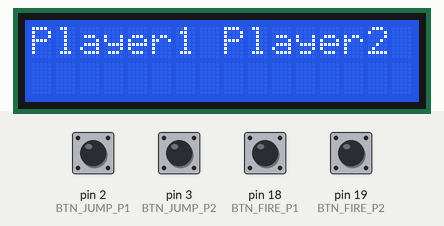
Recording of a program running on a simulated Arduino Mega 2560, built with avr-gcc and run on an emulated ATmega2560. On the bench: 16×2 character LCD. Inputs (shaded band) come from the test bench; at power-on: pin 2 (BTN_JUMP_P1), pin 3 (BTN_JUMP_P2), pin 18 (BTN_FIRE_P1), pin 19 (BTN_FIRE_P2) HIGH. What the program prints to the serial monitor is not drawn.

Above: at 1.2 s.
1.3 s: pin 2 (BTN_JUMP_P1) pulled LOW for 0.15 s
At 1.7 s:
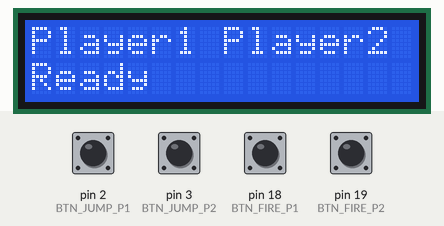
2.9 s: pin 3 (BTN_JUMP_P2) pulled LOW for 0.15 s
At 3.3 s:
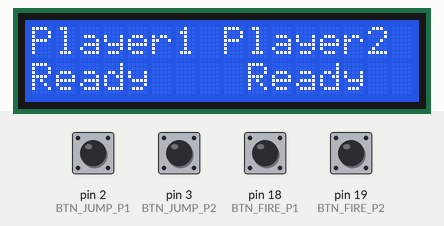
3.6 s: pin 18 (BTN_FIRE_P1) pulled LOW for 0.15 s
At 3.67 s:
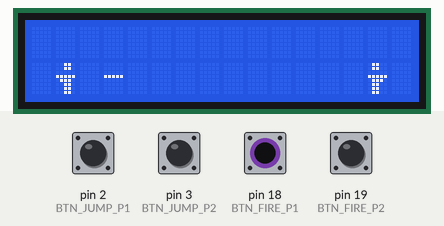
4.3 s: pin 3 (BTN_JUMP_P2) pulled LOW for 1 s
At 4.4 s:
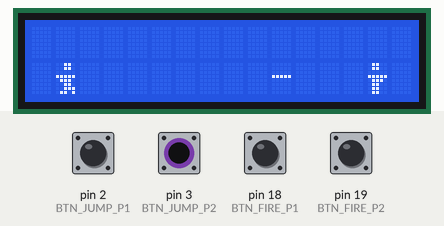
5.9 s: pin 19 (BTN_FIRE_P2) pulled LOW for 0.15 s
At 5.97 s:
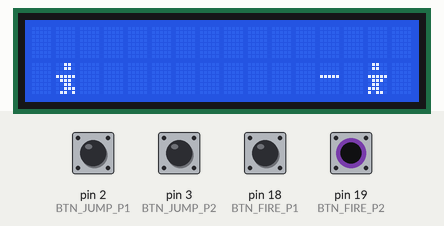
6.6 s: pin 2 (BTN_JUMP_P1) pulled LOW for 1 s
At 6.7 s:
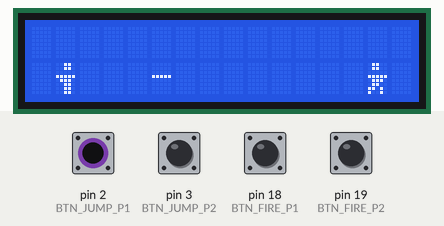
Timing chart, 0 to 9.2 s (numbered marks = the images above; inputs shaded):
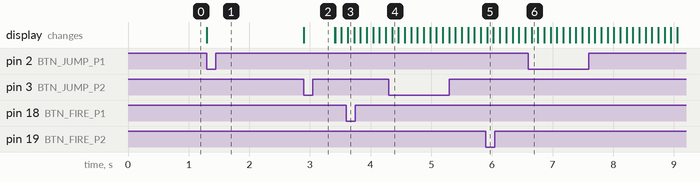

The program:

main.cpp
```cpp
#include <Arduino.h>
#include <LiquidCrystal.h>

// ============================================================
// PIN MAPPING (Mega2560)
// LCD : RS=12, E=11, D4=5, D5=6, D6=7, D7=8
// Jump: P1=Pin2 (INT0), P2=Pin3 (INT1)
// Fire: P1=Pin18 (INT5), P2=Pin19 (INT4)
// ============================================================
LiquidCrystal lcd(12, 11, 5, 6, 7, 8);

#define BTN_JUMP_P1  2
#define BTN_JUMP_P2  3
#define BTN_FIRE_P1  18
#define BTN_FIRE_P2  19

// ============================================================
// DEBOUNCE
// ============================================================
#define DEBOUNCE_MS 50  // ignore presses within 50ms of last press

unsigned long lastJump01 = 0;
unsigned long lastJump02 = 0;
unsigned long lastFire01 = 0;
unsigned long lastFire02 = 0;

// ============================================================
// TERRAIN & SPRITES
// ============================================================
#define TERRAIN_WIDTH      16
#define SPRITE_TERRAIN_EMPTY ' '
#define BULLET_CHAR        '-'
#define SPRITE_JUMP_UPPER  '.'

#define HERO1_POSITION     1
#define HERO2_POSITION     14

#define HERO1_RUN1  1
#define HERO1_RUN2  2
#define HERO1_RUN3  3
#define HERO2_RUN1  4
#define HERO2_RUN2  5
#define HERO2_RUN3  6

// ============================================================
// HERO STATE MACHINE
// ============================================================
#define HERO_POSITION_RUN_LOWER_1  1
#define HERO_POSITION_RUN_LOWER_2  2
#define HERO_POSITION_RUN_LOWER_3  3
#define HERO_POSITION_JUMP_1       4
#define HERO_POSITION_JUMP_2       5
#define HERO_POSITION_JUMP_3       6
#define HERO_POSITION_JUMP_4       7
#define HERO_POSITION_JUMP_5       8
#define HERO_POSITION_JUMP_6       9
#define HERO_POSITION_JUMP_7       10
#define HERO_POSITION_JUMP_8       11
#define HERO_POSITION_RUN_UPPER_1  12
#define HERO_POSITION_RUN_UPPER_2  13
#define HERO_POSITION_RUN_UPPER_3  14

// ============================================================
// GLOBALS
// ============================================================
static char terrainUpper[TERRAIN_WIDTH + 1];
static char terrainLower[TERRAIN_WIDTH + 1];

volatile bool jumpPushed01 = false;
volatile bool jumpPushed02 = false;
volatile bool firePushed01 = false;
volatile bool firePushed02 = false;

bool shown01 = false;
bool shown02 = false;

struct Bullet {
  int8_t x;
  int8_t row;
  int8_t dir;
  bool   active;
};

Bullet bullet01 = {-1, 1, +1, false};
Bullet bullet02 = {-1, 1, -1, false};

// ============================================================
// INTERRUPTS (with debounce)
// ============================================================
void onJump01() {
  unsigned long now = millis();
  if (now - lastJump01 >= DEBOUNCE_MS) {
    jumpPushed01 = true;
    lastJump01 = now;
  }
}

void onJump02() {
  unsigned long now = millis();
  if (now - lastJump02 >= DEBOUNCE_MS) {
    jumpPushed02 = true;
    lastJump02 = now;
  }
}

void onFire01() {
  unsigned long now = millis();
  if (now - lastFire01 >= DEBOUNCE_MS) {
    firePushed01 = true;
    lastFire01 = now;
  }
}

void onFire02() {
  unsigned long now = millis();
  if (now - lastFire02 >= DEBOUNCE_MS) {
    firePushed02 = true;
    lastFire02 = now;
  }
}

// ============================================================
// GRAPHICS
// ============================================================
void initializeGraphics() {
  static byte graphics[] = {
    // Hero 1 — gun pointing RIGHT →
    B00110, B00110, B00000, B11111, B01110, B00110, B00110, B00110,  // Frame 1
    B00110, B00110, B00000, B11111, B01110, B00110, B00111, B01101,  // Frame 2
    B00110, B00110, B00000, B11111, B01110, B00110, B01011, B01001,  // Frame 3
    // Hero 2 — gun pointing LEFT ←
    B01100, B01100, B00000, B11111, B01110, B01100, B01100, B01100,  // Frame 4
    B01100, B01100, B00000, B11111, B01110, B01100, B11100, B10110,  // Frame 5
    B01100, B01100, B00000, B11111, B01110, B01100, B11010, B10010,  // Frame 6
  };

  lcd.createChar(1, &graphics[0]);
  lcd.createChar(2, &graphics[8]);
  lcd.createChar(3, &graphics[16]);
  lcd.createChar(4, &graphics[24]);
  lcd.createChar(5, &graphics[32]);
  lcd.createChar(6, &graphics[40]);

  for (int i = 0; i < TERRAIN_WIDTH; i++) {
    terrainUpper[i] = SPRITE_TERRAIN_EMPTY;
    terrainLower[i] = SPRITE_TERRAIN_EMPTY;
  }
}

// ============================================================
// GET HERO ROW
// ============================================================
byte getHeroRow(byte heroPos) {
  if (heroPos >= HERO_POSITION_JUMP_3 && heroPos <= HERO_POSITION_RUN_UPPER_3) {
    return 0;  // upper row
  }
  return 1;  // lower row
}

// ============================================================
// DRAW HEROES
// ============================================================
void drawHeroes(byte pos1, byte pos2) {
  // Clear terrain buffer
  for (int i = 0; i < TERRAIN_WIDTH; i++) {
    terrainUpper[i] = SPRITE_TERRAIN_EMPTY;
    terrainLower[i] = SPRITE_TERRAIN_EMPTY;
  }

  // ---- Hero 1 ----
  switch (pos1) {
    case HERO_POSITION_RUN_LOWER_1: terrainLower[HERO1_POSITION] = HERO1_RUN1; break;
    case HERO_POSITION_RUN_LOWER_2: terrainLower[HERO1_POSITION] = HERO1_RUN2; break;
    case HERO_POSITION_RUN_LOWER_3: terrainLower[HERO1_POSITION] = HERO1_RUN3; break;
    case HERO_POSITION_JUMP_1:
    case HERO_POSITION_JUMP_8:      terrainLower[HERO1_POSITION] = HERO1_RUN1; break;
    case HERO_POSITION_JUMP_2:
    case HERO_POSITION_JUMP_7:
      terrainUpper[HERO1_POSITION] = SPRITE_JUMP_UPPER;
      terrainLower[HERO1_POSITION] = HERO1_RUN2;
      break;
    case HERO_POSITION_JUMP_3:
    case HERO_POSITION_JUMP_4:
    case HERO_POSITION_JUMP_5:
    case HERO_POSITION_JUMP_6:      terrainUpper[HERO1_POSITION] = HERO1_RUN1; break;
    case HERO_POSITION_RUN_UPPER_1: terrainUpper[HERO1_POSITION] = HERO1_RUN1; break;
    case HERO_POSITION_RUN_UPPER_2: terrainUpper[HERO1_POSITION] = HERO1_RUN2; break;
    case HERO_POSITION_RUN_UPPER_3: terrainUpper[HERO1_POSITION] = HERO1_RUN3; break;
  }

  // ---- Hero 2 ----
  switch (pos2) {
    case HERO_POSITION_RUN_LOWER_1: terrainLower[HERO2_POSITION] = HERO2_RUN1; break;
    case HERO_POSITION_RUN_LOWER_2: terrainLower[HERO2_POSITION] = HERO2_RUN2; break;
    case HERO_POSITION_RUN_LOWER_3: terrainLower[HERO2_POSITION] = HERO2_RUN3; break;
    case HERO_POSITION_JUMP_1:
    case HERO_POSITION_JUMP_8:      terrainLower[HERO2_POSITION] = HERO2_RUN1; break;
    case HERO_POSITION_JUMP_2:
    case HERO_POSITION_JUMP_7:
      terrainUpper[HERO2_POSITION] = SPRITE_JUMP_UPPER;
      terrainLower[HERO2_POSITION] = HERO2_RUN2;
      break;
    case HERO_POSITION_JUMP_3:
    case HERO_POSITION_JUMP_4:
    case HERO_POSITION_JUMP_5:
    case HERO_POSITION_JUMP_6:      terrainUpper[HERO2_POSITION] = HERO2_RUN1; break;
    case HERO_POSITION_RUN_UPPER_1: terrainUpper[HERO2_POSITION] = HERO2_RUN1; break;
    case HERO_POSITION_RUN_UPPER_2: terrainUpper[HERO2_POSITION] = HERO2_RUN2; break;
    case HERO_POSITION_RUN_UPPER_3: terrainUpper[HERO2_POSITION] = HERO2_RUN3; break;
  }

  // ---- Draw bullets ----
  if (bullet01.active) {
    if (bullet01.row == 0) terrainUpper[bullet01.x] = BULLET_CHAR;
    else                   terrainLower[bullet01.x] = BULLET_CHAR;
  }
  if (bullet02.active) {
    if (bullet02.row == 0) terrainUpper[bullet02.x] = BULLET_CHAR;
    else                   terrainLower[bullet02.x] = BULLET_CHAR;
  }

  // ---- Print both rows — no flicker! ----
  terrainUpper[TERRAIN_WIDTH] = '\0';
  terrainLower[TERRAIN_WIDTH] = '\0';
  lcd.setCursor(0, 0);
  lcd.print(terrainUpper);
  lcd.setCursor(0, 1);
  lcd.print(terrainLower);
}

// ============================================================
// ADVANCE HERO STATE
// ============================================================
void advanceHero(byte &heroPos, volatile bool &jumpPushed) {
  if (jumpPushed && heroPos <= HERO_POSITION_RUN_LOWER_3) {
    heroPos = HERO_POSITION_JUMP_1;
    jumpPushed = false;
    return;
  }
  jumpPushed = false;

  if (heroPos == HERO_POSITION_RUN_LOWER_3) { heroPos = HERO_POSITION_RUN_LOWER_1; return; }
  if (heroPos == HERO_POSITION_RUN_UPPER_3) { heroPos = HERO_POSITION_RUN_UPPER_1; return; }
  if (heroPos == HERO_POSITION_JUMP_8)      { heroPos = HERO_POSITION_RUN_LOWER_1; return; }

  ++heroPos;
}

// ============================================================
// BULLET SYSTEM
// ============================================================
void spawnBullet(Bullet &bullet, byte heroPos, byte startX, int8_t dir) {
  if (!bullet.active) {
    bullet.active = true;
    bullet.x      = startX + dir;
    bullet.row    = getHeroRow(heroPos);
    bullet.dir    = dir;
  }
}

void moveBullet(Bullet &bullet) {
  if (!bullet.active) return;
  bullet.x += bullet.dir;
  if (bullet.x < 0 || bullet.x >= TERRAIN_WIDTH) {
    bullet.active = false;
  }
}

bool checkHit(Bullet &bullet, byte heroX, byte heroPos) {
  if (!bullet.active) return false;
  if (bullet.x == heroX && bullet.row == getHeroRow(heroPos)) {
    bullet.active = false;
    return true;
  }
  return false;
}

// ============================================================
// RESET BULLETS
// ============================================================
void resetBullets() {
  bullet01.x = -1; bullet01.row = 1; bullet01.dir = +1; bullet01.active = false;
  bullet02.x = -1; bullet02.row = 1; bullet02.dir = -1; bullet02.active = false;
}

// ============================================================
// GAME OVER
// ============================================================
void gameOver(const char* winner) {
  lcd.clear();
  lcd.setCursor(0, 0);
  lcd.print(winner);
  lcd.setCursor(0, 1);
  lcd.print("Press to restart");

  // Clear flags before waiting
  jumpPushed01 = false;
  jumpPushed02 = false;

  // Wait for either player to press jump
  while (!jumpPushed01 && !jumpPushed02);
  delay(300);
}

// ============================================================
// SETUP
// ============================================================
void setup() {
  Serial.begin(115200);
  lcd.begin(16, 2);
  initializeGraphics();

  pinMode(BTN_JUMP_P1, INPUT_PULLUP);
  pinMode(BTN_JUMP_P2, INPUT_PULLUP);
  pinMode(BTN_FIRE_P1, INPUT_PULLUP);
  pinMode(BTN_FIRE_P2, INPUT_PULLUP);

  attachInterrupt(digitalPinToInterrupt(BTN_JUMP_P1), onJump01, FALLING);
  attachInterrupt(digitalPinToInterrupt(BTN_JUMP_P2), onJump02, FALLING);
  attachInterrupt(digitalPinToInterrupt(BTN_FIRE_P1), onFire01, FALLING);
  attachInterrupt(digitalPinToInterrupt(BTN_FIRE_P2), onFire02, FALLING);

  Serial.println("Setup complete!");
}

// ============================================================
// LOOP
// ============================================================
void loop() {
  static byte heroPos1 = HERO_POSITION_RUN_LOWER_1;
  static byte heroPos2 = HERO_POSITION_RUN_LOWER_1;
  static bool playing  = false;

  // ---- LOBBY ----
  if (!playing) {
    lcd.clear();
    lcd.setCursor(0, 0);
    lcd.print("Player1 Player2");

    shown01 = false;
    shown02 = false;
    jumpPushed01 = false;
    jumpPushed02 = false;
    firePushed01 = false;
    firePushed02 = false;
    resetBullets();

    // Wait for both players ready
    while (!(shown01 && shown02)) {
      if (jumpPushed01 && !shown01) {
        lcd.setCursor(0, 1);
        lcd.print("Ready  ");
        shown01 = true;
        jumpPushed01 = false;
      }
      if (jumpPushed02 && !shown02) {
        lcd.setCursor(9, 1);
        lcd.print("Ready  ");
        shown02 = true;
        jumpPushed02 = false;
      }
    }

    delay(500);
    lcd.clear();
    initializeGraphics();
    heroPos1 = HERO_POSITION_RUN_LOWER_1;
    heroPos2 = HERO_POSITION_RUN_LOWER_1;
    playing  = true;
    return;
  }

  // ---- GAME RUNNING ----
  advanceHero(heroPos1, jumpPushed01);
  advanceHero(heroPos2, jumpPushed02);

  if (firePushed01) {
    spawnBullet(bullet01, heroPos1, HERO1_POSITION, +1);
    firePushed01 = false;
  }
  if (firePushed02) {
    spawnBullet(bullet02, heroPos2, HERO2_POSITION, -1);
    firePushed02 = false;
  }

  moveBullet(bullet01);
  moveBullet(bullet02);

  if (checkHit(bullet01, HERO2_POSITION, heroPos2)) {
    gameOver("Player 1 WINS!");
    playing = false;
    return;
  }
  if (checkHit(bullet02, HERO1_POSITION, heroPos1)) {
    gameOver("Player 2 WINS!");
    playing = false;
    return;
  }

  drawHeroes(heroPos1, heroPos2);
  delay(100);
}
```

Measured:
- after the input at 1.3 s, the display: changes at once (image 1)
- after the input at 2.9 s, the display: changes at once (image 2)
- after the input at 4.3 s, the display: changes after 0.05 s (image 4)
- after the input at 6.6 s, the display: changes after 0.05 s (image 6)
